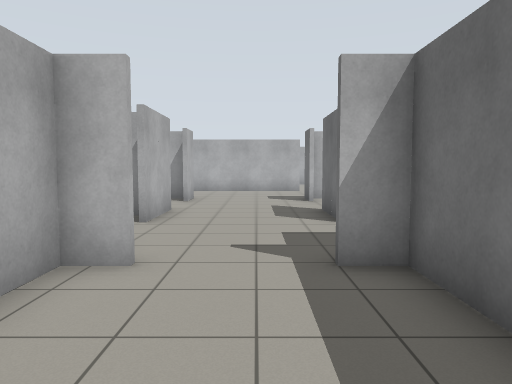
[1] (above)

22 first-person views from a walk through a world built for the Gazebo simulator. The camera is 1.2 m above the floor, tilts 4° down and sees 70° across. The floor is counted in squares, 1 m on a side. Each view is taken from the middle of a square. On the plan, view 1 faces up. The plan holds only what a view shows up to about 14 squares ahead; the rest is blank.

[2]
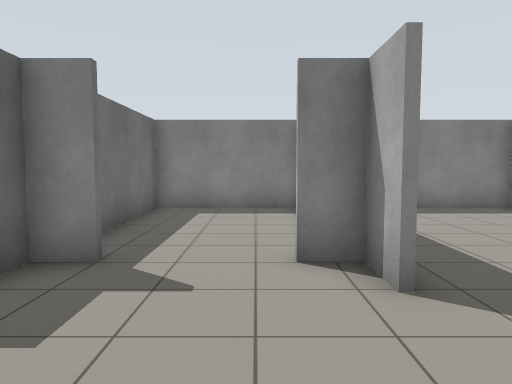

[3]
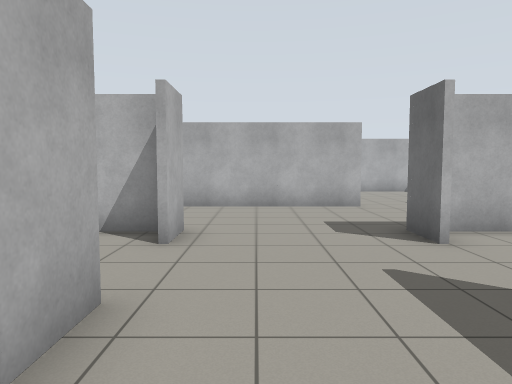

[4]
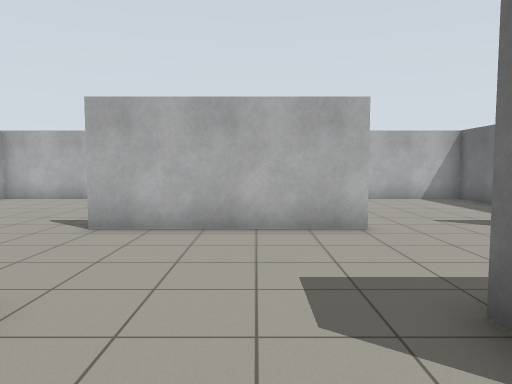

[5]
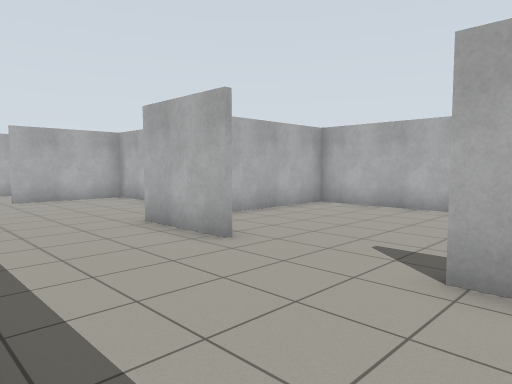

[6]
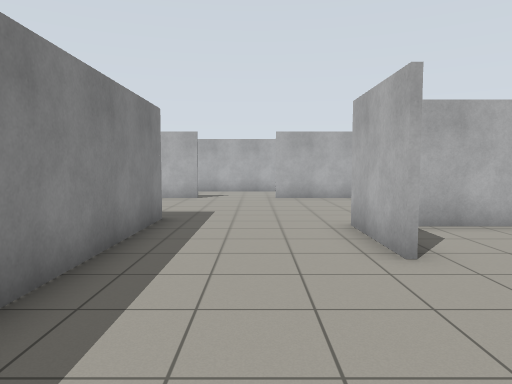

[7]
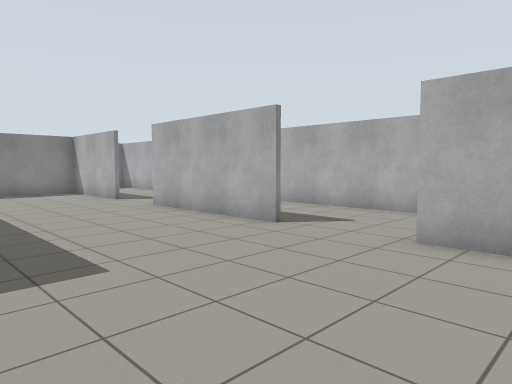

[8]
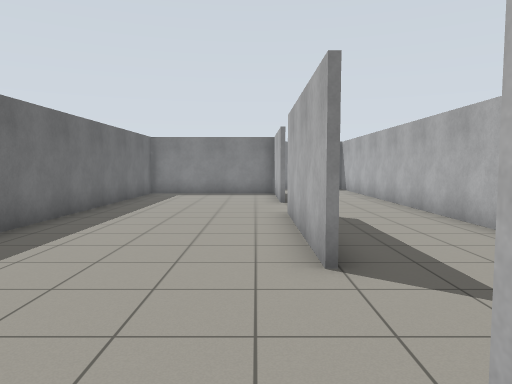

[9]
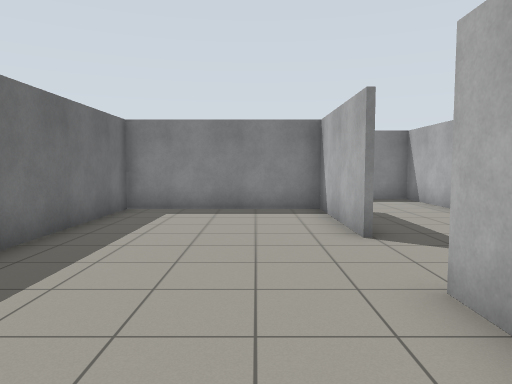

[10]
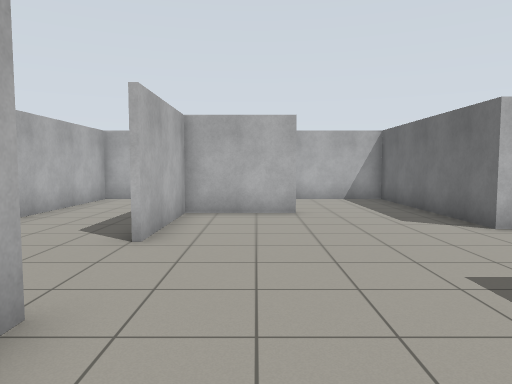

[11]
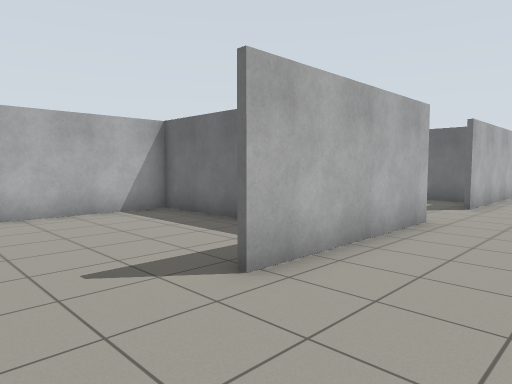

[12]
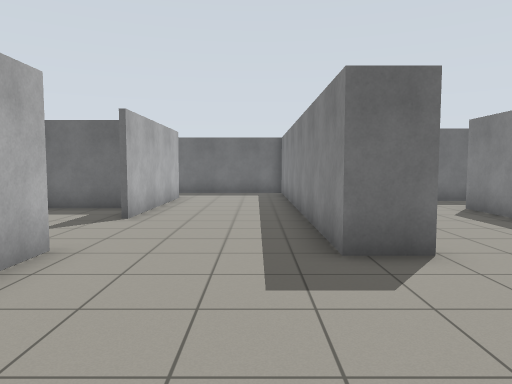

[13]
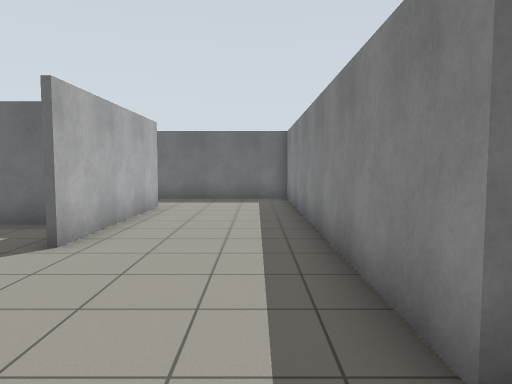

[14]
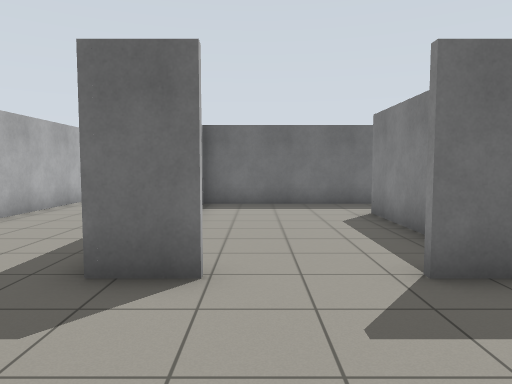

[15]
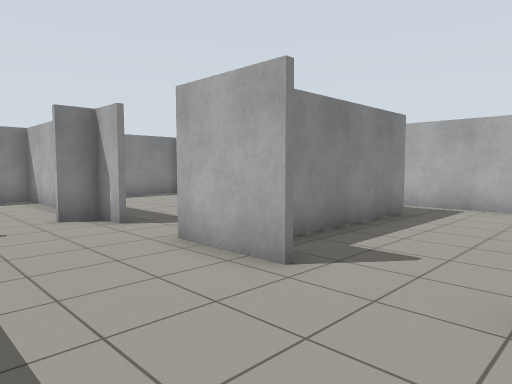

[16]
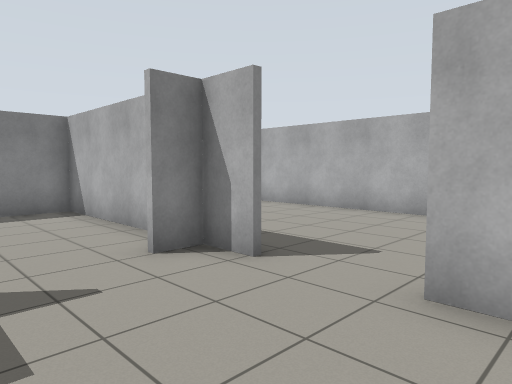

[17]
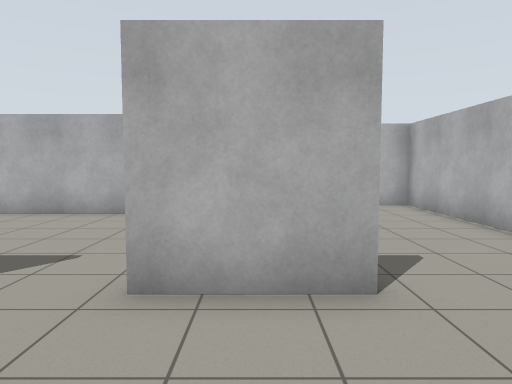

[18]
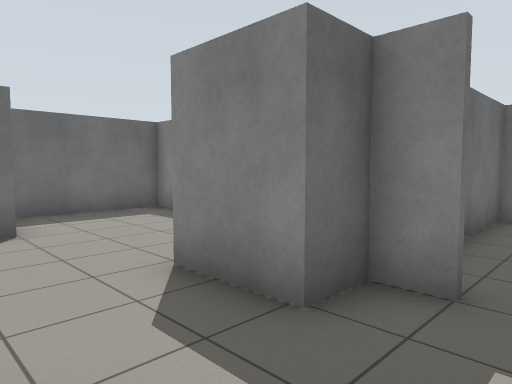

[19]
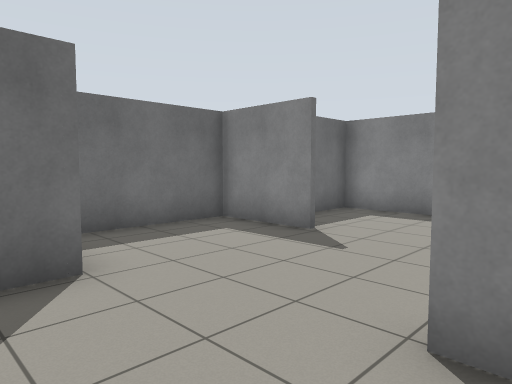

[20]
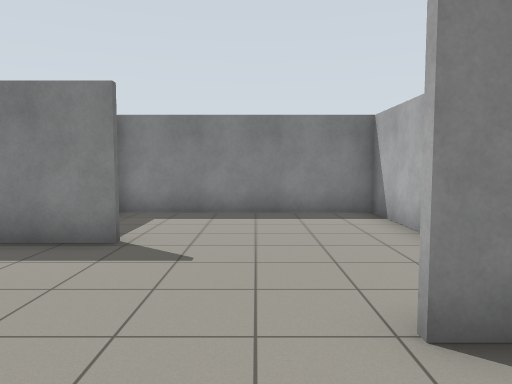

[21]
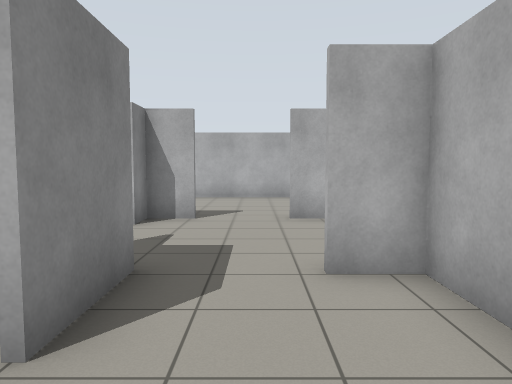

[22]
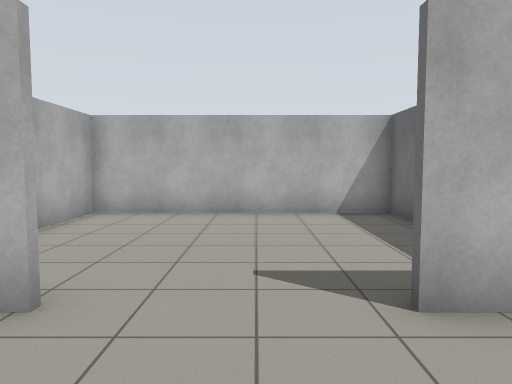

### Floor plan
Ten units are one square. View 1 is at (0, 0); x grows to the right and y downward. Boxes are objects, and circles mark ways between rooms. Rooms are numbered by the first view taken in them; rooms with no view inside come last. Other rooms are left out.
<svg viewBox="-200 -250 340 269">
<path fill="none" stroke="#000" d="M-24 -36 -24 14 20 14M-15 -43 -24 -43M18 14 18 -36M19 -43 9 -43M-66 -179 -94 -179 -94 -245M-104 -138 -50 -138M-26 -137 -40 -137M-24 -139 -24 -125M-24 -103 -24 -78M-129 -204 -158 -204 -158 -168M-158 -139 -158 -85M-4 -211 -4 -245M18 -125 18 -138 135 -138 135 -186M22 -179 -33 -179M-93 -245 -93 -193M-24 -56 -24 -36M18 -83 18 -103M-24 -45 -15 -45M-2 -245 -2 -219M-195 -154 -195 -40M-158 -60 -158 -17 -104 -17 -104 -115M9 -45 19 -45M18 -36 18 -56M74 -186 74 -244 -126 -244M-185 -244 -195 -244 -195 -195M110 -179 52 -179M-195 -17 -195 14 -183 14M71 -23 98 -23 98 -61M72 -65 72 -74M20 -14 20 14 87 14 87 -1M18 -56 39 -56M34 -89 20 -89 20 -78M42 -90 74 -90M37 -137 21 -137M98 -76 98 -137M-84 -90 -38 -90M-102 -111 -102 -82M-56 -137 -102 -137 -102 -127"/>
<circle cx="-5" cy="-40" r="3" fill="#2a7"/>
<circle cx="20" cy="-70" r="3" fill="#2a7"/>
<circle cx="20" cy="-115" r="3" fill="#2a7"/>
<circle cx="-30" cy="-115" r="3" fill="#2a7"/>
<text x="-10" y="-10">1</text>
<text x="-70" y="-150">2</text>
<text x="60" y="-30">3</text>
<text x="60" y="-110">4</text>
<text x="-70" y="-100">5</text>
</svg>
Room 1 opens to room 2. Room 2 opens to room 3. Room 2 opens to room 4. Room 2 opens to room 5.

Where each view was taken, in squares from view 1:
view 1: 0 up, 0 right, facing up
view 2: 9 up, 1 left, facing down
view 3: 7 up, 1 left, facing up
view 4: 11 up, 0 right, facing up
view 5: 14 up, 2 left, facing up-left
view 6: 16 up, 2 left, facing left
view 7: 19 up, 10 left, facing down-left
view 8: 18 up, 15 left, facing down
view 9: 12 up, 14 left, facing down
view 10: 11 up, 14 left, facing up
view 11: 15 up, 6 left, facing up-right
view 12: 15 up, 3 left, facing right
view 13: 15 up, 0 right, facing right
view 14: 12 up, 2 left, facing right
view 15: 13 up, 1 right, facing down-left
view 16: 9 up, 1 right, facing down-left
view 17: 9 up, 1 right, facing left
view 18: 8 up, 0 right, facing down-right
view 19: 8 up, 3 right, facing down-right
view 20: 8 up, 5 right, facing down
view 21: 7 up, 6 right, facing left
view 22: 15 up, 4 right, facing up
